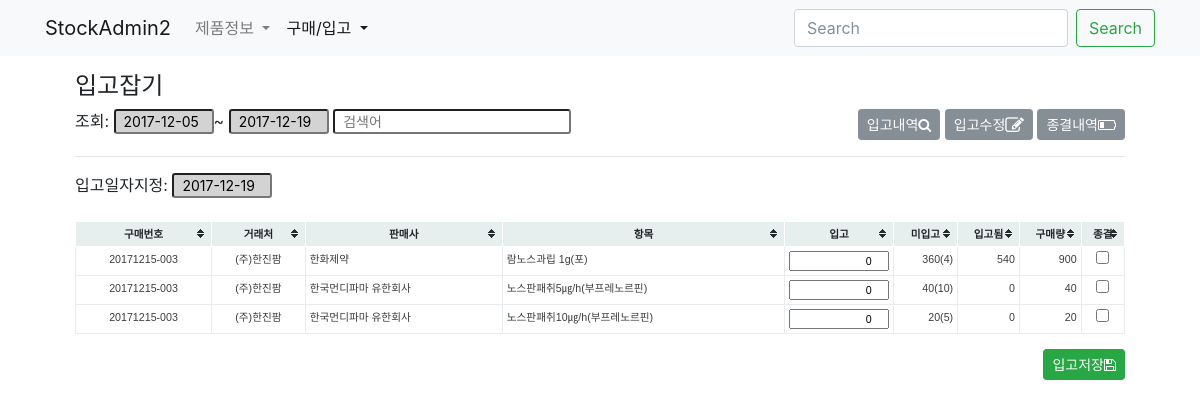
Page /buy/stockrecord/stocking/ on the earlier database version.
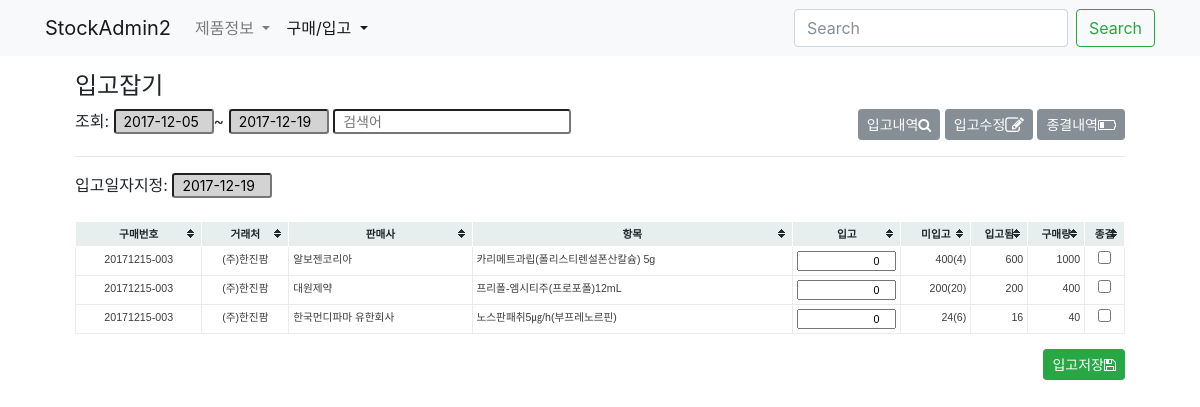
Same page on the later database version.
### buy/models.py (models this page shows, shortened)
class StockRecord(models.Model):
    buyitem = models.ForeignKey(BuyItem, on_delete=models.CASCADE)
    date = models.DateField('입고일자', blank=True, null=True)
    amount = models.IntegerField('입고수량', default=0)
    updated = models.DateTimeField(auto_now=True)
    created = models.DateTimeField(auto_now_add=True)
    objects = StockRecordManager()
    class Meta:
        verbose_name_plural = '입고기록'
        verbose_name = '입고기록'
        ordering = '-buyitem__created',
    def __init__(self, *args, **kwargs):
        super(StockRecord, self).__init__(*args, **kwargs)
        self.old_amount  = self.amount

class BuyItem(models.Model):
    buy = models.ForeignKey(Buy, null=True, blank=True, on_delete=models.CASCADE)
    buyinfo = models.ForeignKey('product.BuyInfo', on_delete=models.PROTECT)
    amount = models.IntegerField('구매수량')
    comment = models.CharField('비고', max_length=50, blank=True)
    isend = models.BooleanField('구매종결', default=False)
    updated = models.DateTimeField(auto_now=True)
    created = models.DateTimeField(auto_now_add=True)
    objects = BuyItemManager()
    class Meta:
        verbose_name = '구매품목'
        verbose_name_plural = '구매품목'
        unique_together = 'buy', 'buyinfo',
    def __init__(self, *args, **kwargs):
        super(BuyItem, self).__init__(*args, **kwargs)
    def get_stocked_sum(self):
        aggset = self.stockrecord_set.aggregate(stocked=Sum('amount'))
        return aggset['stocked'] or 0
    def get_incompleted_stock(self):
        return self.amount - self.get_stocked_sum()
    def get_incompleted_stock_by_pkg(self):
        incompleted_stock = self.get_incompleted_stock()
        pkg_amount = self.buyinfo.product.pkg_amount or 1
        return incompleted_stock//pkg_amount

class Buy(models.Model):
    slug = models.SlugField('구매번호', unique=True, blank=True, editable=False)
    commiter = models.ForeignKey(settings.AUTH_USER_MODEL, blank=True, null=True, on_delete=models.SET_NULL)
    date = models.DateField('구매일자', blank=True, default=timezone.now)
    iscart = models.BooleanField('카트인지', blank=True, default=False)
    updated = models.DateTimeField(auto_now=True)
    created = models.DateTimeField(auto_now_add=True)
    class Meta:
        verbose_name = '구매요청서'
        verbose_name_plural = '구매요청서'
        ordering = '-created',

### product/models.py (models this page shows, shortened)
class BuyInfo(BuyInfoMixin, models.Model):
    slug = models.SlugField('구매코드', unique=True, blank=True)
    product = models.ForeignKey(Product, on_delete=models.CASCADE)
    market = models.ForeignKey(Market, on_delete=models.CASCADE, null=True, blank=True)
    date = models.DateField('시작일자', blank=True, default=timezone.now)
    price = models.DecimalField('구매가격', max_digits=50, decimal_places=2)
    pay_type = models.CharField('급여구분', blank=True, max_length=50)
    pro_type = models.CharField('전문/일반', blank=True, max_length=50)
    active = models.BooleanField('사용중', default=True)
    updated = models.DateTimeField(auto_now=True)
    created = models.DateTimeField(auto_now_add=True)
    objects = BuyInfoManager()
    class Meta:
        verbose_name = '구매정보'
        verbose_name_plural = '구매정보'
        ordering = '-created',

class Market(models.Model):
    name = models.CharField('도매상명', max_length=50, unique=True)
    tel = models.CharField('전화', max_length=50, blank=True, null=True)
    fax = models.CharField('팩스', max_length=50, blank=True, null=True)
    email = models.EmailField('메일', blank=True, null=True)
    updated = models.DateTimeField(auto_now=True)
    created = models.DateTimeField(auto_now_add=True)
    objects = MarketManager()
    class Meta:
        verbose_name = '도매상'
        verbose_name_plural = '도매상'
    def __str__(self):
        return self.name

class Product(models.Model):
    name = models.CharField('제품명', max_length=50, unique=True)
    code = models.CharField('제품코드', max_length=50, unique=True)
    edi_code = models.CharField('보험코드', blank=True, max_length=50)
    company = models.CharField('판매사', max_length=50, blank=True)
    std_unit = models.CharField('제품규격', max_length=10, choices=zip(STD_UNITs, STD_UNITs))
    pkg_amount = models.IntegerField('포장수량', default=1)
    etc_class = models.CharField('기타구분', max_length=10, choices=zip(ETC_CLASS, ETC_CLASS), default='일반')
    apply_root = models.CharField('복용방법', max_length=50, blank=True)
    unit = models.CharField('적용단위', max_length=50, blank=True)
    unit_amount = models.CharField('규격단위량', max_length=50, blank=True)
    op_type = models.CharField('마약류구분', blank=True, max_length=50)
    updated = models.DateTimeField(auto_now=True)
    created = models.DateTimeField(auto_now_add=True)
    objects = ProductManager()
    class Meta:
        verbose_name = '제품'
        verbose_name_plural = '제품'
        ordering = '-created',
    def __str__(self):
        return self.name

### buy/views.py (the view, shortened to what this page needs)
# urls.py: path('stockrecord/stocking/', StockRecordStockingView.as_view(), name='stock-stocking'),
class StockRecordStockingView(FormView):
    form_class = DateForm
    success_url = '.'
    template_name = 'buy/stocking_form.html'
    def get_context_data(self, **kwargs):
        context = super(StockRecordStockingView, self).get_context_data(**kwargs)
        if self.request.method == "POST":
            context['formset'] = StockRecordFormSet(self.request.POST or None)
        else:
            qs = StockRecord.objects.filter(
                buyitem__buy__commiter__isnull=False,
                amount=0,
                buyitem__isend=False
            )
            qf = QueryFilter(self.request, app_name='StockRecord-stocking', queryset=qs)
            qf.set_filter_form_to_context(context)
            qs = qf.filter_by_all()
            context['formset'] = StockRecordFormSet(queryset=qs)
        return context

### buy/forms.py
class DateForm(forms.Form):
    date = forms.DateField(label='구매일자', initial=timezone.now(), required=False)

### core/filter/forms.py
class DateFilterForm(forms.Form):
    start_date = forms.DateField(initial=START_DATE_INI)
    end_date = forms.DateField(initial=END_DATE_INI)

### buy/managers.py (called while the page is built)
    def get_queryset(self):
        return StockRecordQuerySet(self.model, using=self._db)

### core/filter/views.py (called while the page is built)
    def set_filter_form_to_context(self, context, date_form_name=None, search_form_name=None):
        context[date_form_name or self.date_form_name] = self.get_date_filter_form()
        context[search_form_name or self.search_form_name] = self.get_search_filter_form()
        return self

    def get_date_filter_form(self):
        Form = self.form_classes['date']
        return Form(self.request.GET or None)

    def get_search_filter_form(self):
        Form = self.form_classes['search']
        search_form = Form(self.request.GET or None)
        return search_form

    def filter_by_all(self, **kwargs):
        self.filter_by_date(inplace=True, **kwargs)
        self.filter_by_search(inplace=True, **kwargs)
        return self.queryset

### buy/templates/buy/stocking_form.html (shortened to what this page needs)
{% extends "buy/buy_base.html" %}
{% load humanize %}
{% load widget_tweaks %}
{% block buy_header %}
<div class="col-12">
    <h4>입고잡기</h4>
<form id="form-filter" class="form" method="get" action=".">
    <div class="form-group form-row">
        <div class="col-6">
            {% include "buy/components/filter_form.html" %}
        </div>
        <div class="col-6 text-right">
            <a class="btn btn-secondary btn-sm" href="{% url 'buy:stock-agg' 'StockRecord' %}?{{ request.GET.urlencode }}">
                입고내역<i class="fa fa-search" aria-hidden="true"></i>
            </a>
            <a class="btn btn-secondary btn-sm" href="{% url 'buy:stock-stocked' %}?{{ request.GET.urlencode }}">
                입고수정<i class="fa fa-pencil-square-o fa-lg" aria-hidden="true"></i>
            </a>
            <a class="btn btn-secondary btn-sm" href="{% url 'buy:buyitem-update-set' %}?{{ request.GET.urlencode }}">
                종결내역<i class="fa fa-battery-quarter" aria-hidden="true"></i>
            </a>
        </div>
    </div>
</form>
</div>
{% endblock buy_header %}
{% block buy_content %}
<div class="col-12">
    <hr>
    <form method="post" action=".">
        <div class="form-group text-left">
            <label>입고일자지정:</label>
            {% render_field form.date class="form-control-sm datepicker" readonly="true" tabindex="-1" %}
        </div>
        <table class="table-bordered tablesorter tablesorter-sortable">
            <thead class="text-center thead-light">
                <tr>
                    <th>구매번호</th>
                    <th>거래처</th>
                    <th>판매사</th>
                    <th>항목</th>
                    <th>입고</th>
                    <th>미입고</th>
                    <th>입고됨</th>
                    <th>구매량</th>
                    <th>종결</th>
                </tr>
            </thead>
            <tbody>
                {% for form in formset %}
                <tr>
                    <td class="text-center">{{ form.instance.buyitem.buy.slug }}</td>
                    <td class="text-center">{{ form.instance.buyitem.buyinfo.market }}</td>
                    <td>{{ form.instance.buyitem.buyinfo.product.company }}</td>
                    <td>{{ form.buyitem }}{{ form.instance.buyitem.buyinfo.product }}</td>
                    {% with amount_step=form.instance.buyitem.buyinfo.product.pkg_amount amount_rest=form.instance.buyitem.get_incompleted_stock %}
                    <td class="amount">{% render_field form.amount step=amount_step min=0 max=amount_rest %}</td>
                    {% endwith %}
                    <td class="text-right">
                        {{ form.instance.buyitem.get_incompleted_stock }}({{ form.instance.buyitem.get_incompleted_stock_by_pkg }})
                    </td>
                    <td class="text-right">{{ form.instance.buyitem.get_stocked_sum }}</td>
                    <td class="text-right">{{ form.instance.buyitem.amount }}</td>
                    <td class="text-center">{{ form.end|attr:"tabindex:-1" }}</td>
                </tr>
                {% endfor %}
            </tbody>
        </table>
        <div class="form-group text-right">
            <button type="submit" class="btn btn-success btn-sm">입고저장<i class="fa fa-floppy-o" aria-hidden="true"></i></button>
        </div>
    </form>
</div>
{% endblock buy_content %}

Differences in the rows shown:
no longer on this page (row edited): StockRecord: instance.buyitem.buy.slug "20171215-003", instance.buyitem.buyinfo.market "(주)한진팜", instance.buyitem.buyinfo.product.company "한화제약", instance.buyitem.buyinfo.product "람노스과립 1g(포)", instance.buyitem.get_incompleted_stock "360", instance.buyitem.get_incompleted_stock_by_pkg "4", instance.buyitem.get_stocked_sum "540", instance.buyitem.amount "900"
no longer on this page (row edited): StockRecord: instance.buyitem.buy.slug "20171215-003", instance.buyitem.buyinfo.market "(주)한진팜", instance.buyitem.buyinfo.product.company "한국먼디파마 유한회사", instance.buyitem.buyinfo.product "노스판패취5㎍/h(부프레노르핀)", instance.buyitem.get_incompleted_stock "40", instance.buyitem.get_incompleted_stock_by_pkg "10", instance.buyitem.get_stocked_sum "0", instance.buyitem.amount "40"
no longer on this page (row edited): StockRecord: instance.buyitem.buy.slug "20171215-003", instance.buyitem.buyinfo.market "(주)한진팜", instance.buyitem.buyinfo.product.company "한국먼디파마 유한회사", instance.buyitem.buyinfo.product "노스판패취10㎍/h(부프레노르핀)", instance.buyitem.get_incompleted_stock "20", instance.buyitem.get_incompleted_stock_by_pkg "5", instance.buyitem.get_stocked_sum "0", instance.buyitem.amount "20"
added StockRecord: instance.buyitem.buy.slug "20171215-003", instance.buyitem.buyinfo.market "(주)한진팜", instance.buyitem.buyinfo.product.company "알보젠코리아", instance.buyitem.buyinfo.product "카리메트과립(폴리스티렌설폰산칼슘) 5g", instance.buyitem.get_incompleted_stock "400", instance.buyitem.get_incompleted_stock_by_pkg "4", instance.buyitem.get_stocked_sum "600", instance.buyitem.amount "1000"
added StockRecord: instance.buyitem.buy.slug "20171215-003", instance.buyitem.buyinfo.market "(주)한진팜", instance.buyitem.buyinfo.product.company "대원제약", instance.buyitem.buyinfo.product "프리폴-엠시티주(프로포폴)12mL", instance.buyitem.get_incompleted_stock "200", instance.buyitem.get_incompleted_stock_by_pkg "20", instance.buyitem.get_stocked_sum "200", instance.buyitem.amount "400"
added StockRecord: instance.buyitem.buy.slug "20171215-003", instance.buyitem.buyinfo.market "(주)한진팜", instance.buyitem.buyinfo.product.company "한국먼디파마 유한회사", instance.buyitem.buyinfo.product "노스판패취5㎍/h(부프레노르핀)", instance.buyitem.get_incompleted_stock "24", instance.buyitem.get_incompleted_stock_by_pkg "6", instance.buyitem.get_stocked_sum "16", instance.buyitem.amount "40"
Other differences:
new list line: "0 ( ) ☐"
list line gone: "0 ( ) ☐"
